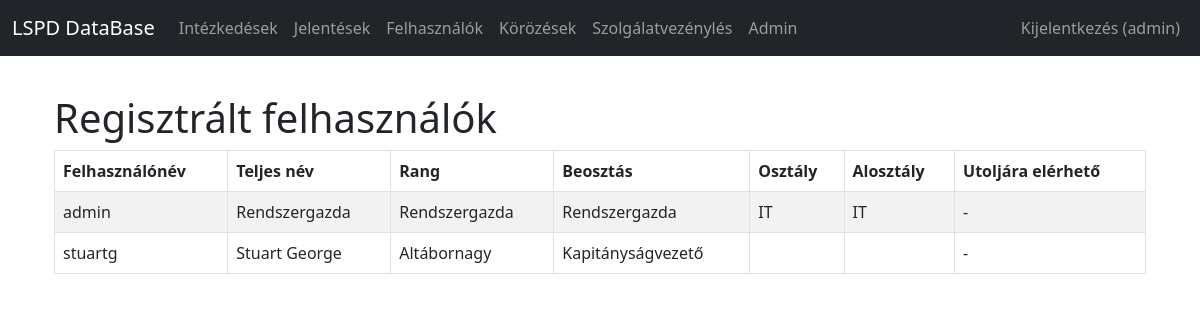
Screenshot of /users (signed in) with the database file from the repository.
### rendor_jelentes_app.py (models this page shows, shortened)
class User(db.Model, UserMixin):
    id = db.Column(db.Integer, primary_key=True)
    username = db.Column(db.String(80), unique=True, nullable=False)
    full_name = db.Column(db.String(120))
    password_hash = db.Column(db.String(200), nullable=False)
    role = db.Column(db.Enum(RoleEnum), default=RoleEnum.OFFICER, nullable=False)
    rank_id = db.Column(db.Integer, db.ForeignKey('rank.id'), nullable=True)
    rank = db.relationship('Rank')
    position_id = db.Column(db.Integer, db.ForeignKey('position.id'), nullable=True)
    position = db.relationship('Position')
    department_id = db.Column(db.Integer, db.ForeignKey('department.id'), nullable=True)
    department = db.relationship('Department')
    subdepartment_id = db.Column(db.Integer, db.ForeignKey('sub_department.id'), nullable=True)
    subdepartment = db.relationship('SubDepartment')
    email = db.Column(db.String(120))
    created_at = db.Column(db.DateTime, default=datetime.utcnow)
    def is_admin(self):
        return self.role == RoleEnum.ADMIN

class Rank(db.Model):
    id = db.Column(db.Integer, primary_key=True)
    name = db.Column(db.String(120), unique=True, nullable=False)

class Position(db.Model):
    id = db.Column(db.Integer, primary_key=True)
    name = db.Column(db.String(120), nullable=False, unique=True)

class Department(db.Model):
    id = db.Column(db.Integer, primary_key=True)
    name = db.Column(db.String(200), unique=True, nullable=False)
    subdepartments = db.relationship('SubDepartment', back_populates='department', cascade='all,delete-orphan')

class SubDepartment(db.Model):
    id = db.Column(db.Integer, primary_key=True)
    name = db.Column(db.String(200), nullable=False)
    department_id = db.Column(db.Integer, db.ForeignKey('department.id'))
    department = db.relationship('Department', back_populates='subdepartments')

### rendor_jelentes_app.py (the view)
@app.route('/users')
@login_required
def list_users():
    users = User.query.order_by(User.username).all()
    ranks = Rank.query.order_by(Rank.id).all()
    departments = Department.query.order_by(Department.name).all()
    positions = Position.query.order_by(Position.name).all()
    subdeps = SubDepartment.query.order_by(SubDepartment.name).all()
    return render_template(
        'users.html',
        users=users,
        ranks=ranks,
        departments=departments,
        positions=positions,
        subdeps=subdeps
    )

### rendor_jelentes_app.py (called while the page is built)
@login_manager.user_loader
def load_user(user_id):
    return User.query.get(int(user_id))

### templates/users.html (shortened to what this page needs)
{% extends "base.html" %}
{% block content %}
<div class="container mt-4">
    <h1>Regisztrált felhasználók</h1>
    {% set allowed_ranks = [
        'Alosztályvezető',
        'Osztályvezető',
        'Kapitányságvezető',
        'Kapitányságvezető-helyettes',
        'Dandártábornok',
        'Vezérőrnagy',
        'Altábornagy'
    ] %}
    <table class="table table-striped table-bordered">
        <thead>
            <tr>
                <th>Felhasználónév</th>
                <th>Teljes név</th>
                <th>Rang</th>
                <th>Beosztás</th>
                <th>Osztály</th>
                <th>Alosztály</th>
                <th>Utoljára elérhető</th>
            </tr>
        </thead>
        <tbody>
            {% for u in users %}
            <tr>
                <td>{{ u.username }}</td>
                <td>{{ u.full_name }}</td>
                <td>{{ u.rank.name if u.rank else '' }}</td>
                <td>{{ u.position.name if u.position else '' }}</td>
                <td>{{ u.department.name if u.department else '' }}</td>
                <td>{{ u.subdepartment.name if u.subdepartment else '' }}</td>
                <td>
                    {% if u.is_online %}
                        <span class="text-success fw-bold">Jelenleg aktív</span>
                    {% else %}
                        -
                    {% endif %}
                </td>
            </tr>
            {% endfor %}
        </tbody>
    </table>
</div>
{% endblock %}

### templates/base.html (shortened to what this page needs)
<!doctype html>
<html lang="hu">
<head>
  <link href="https://cdn.jsdelivr.net/npm/bootstrap@5.3.0/dist/css/bootstrap.min.css" rel="stylesheet">
</head>
<body>
<nav class="navbar navbar-expand-lg navbar-dark bg-dark fixed-top">
  <div class="container-fluid">
    <a class="navbar-brand" href="{{ url_for('index') }}">LSPD DataBase</a>
    <div class="collapse navbar-collapse">
      <ul class="navbar-nav me-auto">
        <li class="nav-item"><a class="nav-link" href="{{ url_for('actions') }}">Intézkedések</a></li>
        <li class="nav-item"><a class="nav-link" href="{{ url_for('reports') }}">Jelentések</a></li>
        <li class="nav-item"><a class="nav-link" href="{{ url_for('list_users') }}">Felhasználók</a></li>
        <li class="nav-item"><a class="nav-link" href="{{ url_for('wanted_list') }}">Körözések</a></li>
       <li class="nav-item">
    <a class="nav-link" href="{{ url_for('shifts_redirect') }}">Szolgálatvezénylés</a>
</li>
        {% if current_user.is_authenticated and current_user.is_admin() %}
          <li class="nav-item"><a class="nav-link" href="{{ url_for('admin_index') }}">Admin</a></li>
        {% endif %}
      </ul>
      <ul class="navbar-nav ms-auto">
        {% if current_user.is_authenticated %}
          <li class="nav-item"><a class="nav-link" href="{{ url_for('logout') }}">Kijelentkezés ({{ current_user.username }})</a></li>
        {% else %}
          <li class="nav-item"><a class="nav-link" href="{{ url_for('login') }}">Belépés</a></li>
        {% endif %}
      </ul>
    </div>
  </div>
</nav>
<div class="container">
  {% block content %}{% endblock %}
</div>
</body>
</html>

### templates/base.html (style rules this page uses)
body { padding-top:70px }

### rows the page displays
User: username "admin", full_name "Rendszergazda", rank "Rendszergazda", position "Rendszergazda", department "IT", subdepartment "IT"
User: username "stuartg", full_name "Stuart George", rank "Altábornagy", position "Kapitányságvezető"
